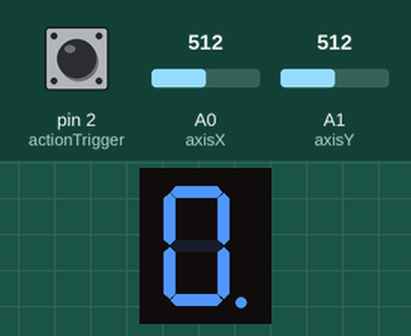
Recording of a sketch running on a simulated Arduino Uno, built with avr-gcc and run on an emulated ATmega328P. Parts: 1-digit seven-segment display. Wiring (inferred from the names in the program): 1-digit 7-segment display, segments lit when LOW: segments pin 10, pin 9, pin 8, pin 7, pin 6, pin 5, pin 4, pin 12. The inputs (shaded band) are chosen by the test bench; at power-on: A0 (axisX) = 512, pin 2 (actionTrigger) HIGH, A1 (axisY) = 512. The segment pins are drawn as the display they are named for.

Above: at 1.25 s.
1.3 s: A0 (axisX) set to 122
At 2.2 s:
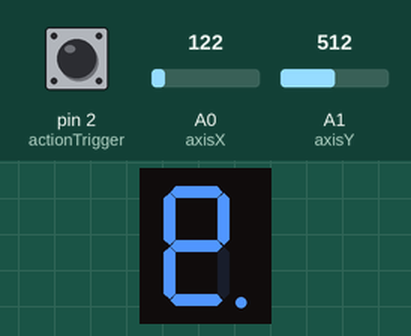
4.3 s: pin 2 (actionTrigger) pulled LOW for 1 s
At 6.2 s:
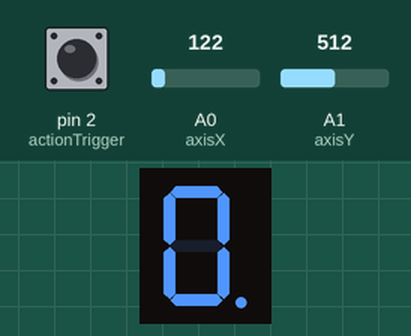
Timing chart, 0 to 7.7 s (numbered marks = the images above; inputs shaded):
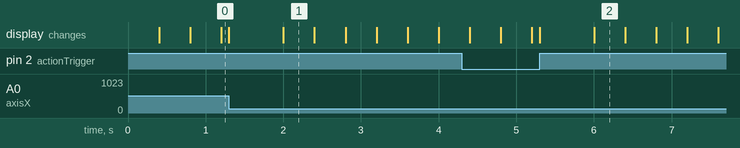

The sketch:

Homework_3_7_Segment_Drawing.ino
```cpp
/*
    7 Segment Display Drawing

    The scope of this project is to "draw" on a 7 segment display.
    The initial position of the drawing cursor is on the decimal point.
    We use a joystick to move from one segment to it's neighbours.
    The segment that is currently selected blinks regardles of it's state.
    Short pressing the joystick toggles the segment ON or OFF and long pressing
    the joystick resets all the segments and moves the cursor back to it's starting position,
    the decimal point.
    Interrupts are used to toggle the segments ON or OFF.
    The joystick acts as a toggle to avoid multiple inputs while holding it in one direction.

    The circuit:

      Input:
        1 x Joystick - pins 2, A0, A1

      Output:
        1 x 7 segment display with decimal point
        8 x 220ohm resistors - to lower the voltage to the display segments

    Created 02.11.2023
    By Comardici Marian Bogdan

    https://github.com/bogdancomardici/IntroductionToRobotics
*/

const int segmentA = 12;
const int segmentB = 10;
const int segmentC = 9;
const int segmentD = 8;
const int segmentE = 7;
const int segmentF = 6;
const int segmentG = 5;
const int segmentDP = 4;

const int actionTrigger = 2;
const int axisX = A0;
const int axisY = A1;

const int segSize = 8;
int segments[segSize] = {
  segmentA, segmentB, segmentC, segmentD, segmentE, segmentF, segmentG, segmentDP
};

int xAxisValue;
int yAxisValue;

bool joyMoved = false;
int minThreshold = 400;
int maxThreshold = 600;

int currentCursorPosition = 7;
int cursorMovement = 0;
int previousCursorMovement = 0;

int blinkInterval = 400;
int cursorBlinkState = LOW;

unsigned long previousMillis = 0;
unsigned long currentMillis = 0;

int currentActionTriggerState;
int previousActionTriggerState = LOW;

unsigned long actionInitTime = 0;
unsigned long actionReleasedTime = 0;

int longPressDuration = 1000;
int debounceTime = 200;

volatile byte segmentStates[segSize] = {0, 0, 0, 0, 0, 0, 0, 0};
int possibleMoves[segSize][4] = {
// Possible moves for every segment, -1 if the move is not possible
// or the index in the segments array of the possible segment to move to
// UP DOWN  LEFT  RIGHT
  {-1, 6, 5, 1},  // a
  {0, 6, 5, -1},  // b
  {6, 3, 4, 7},   // c
  {6, -1, 4, 2},  // d
  {6, 3, -1, 2},  // e
  {0, 6, -1, 1},  // f
  {0, 3, -1, -1}, // g
  {-1, -1, 2, -1} // dp
};

void setup() {

  for (int i = 0; i < segSize; i++) {
    pinMode(segments[i], OUTPUT);
  }

  pinMode(actionTrigger, INPUT_PULLUP);
  pinMode(axisX, INPUT);
  pinMode(axisY, INPUT);

  attachInterrupt(digitalPinToInterrupt(actionTrigger), changeSegmentState, FALLING);
}


void loop() {

  for (int i = 0; i < segSize; i++) {
    if (i != currentCursorPosition) {
      digitalWrite(segments[i], segmentStates[i]);
    }
  }

  currentMillis = millis();

  // make the cursor blink on the current segment
  if (currentMillis - previousMillis >= blinkInterval) {
        previousMillis = currentMillis;
        cursorBlinkState = !cursorBlinkState;
        digitalWrite(segments[currentCursorPosition], cursorBlinkState);
  }

  xAxisValue = analogRead(axisX);
  yAxisValue = analogRead(axisY);

  currentActionTriggerState = digitalRead(actionTrigger);

  // detect long press of trigger button
  if (currentActionTriggerState == LOW) {
    if (actionInitTime == 0) {
      actionInitTime = millis();
    } else {
      // if the button is long pressed we turn off all the segments and move
      // the cursor back to the decimal point
      if (millis() - actionInitTime >= longPressDuration) {
        for (int i = 0; i < segSize; i++)
          segmentStates[i] = 0;
        currentCursorPosition = 7;
      }
    }
  } else {
    actionInitTime = 0;
  }

  cursorMovement = joyDirection(xAxisValue, yAxisValue, minThreshold, maxThreshold, &joyMoved);

  if (cursorMovement != previousCursorMovement) {
        // get the next move and check if it is valid
    switch (cursorMovement) {
      case 0:
        if (possibleMoves[currentCursorPosition][0] != -1)
          currentCursorPosition = possibleMoves[currentCursorPosition][0];
        break;
      case 1:
        if (possibleMoves[currentCursorPosition][1] != -1)
          currentCursorPosition = possibleMoves[currentCursorPosition][1];
        break;
      case 2:
        if (possibleMoves[currentCursorPosition][2] != -1)
          currentCursorPosition = possibleMoves[currentCursorPosition][2];
        break;
      case 3:
        if (possibleMoves[currentCursorPosition][3] != -1)
          currentCursorPosition = possibleMoves[currentCursorPosition][3];
        break;
      default:
        break;
    }
  }

  previousCursorMovement = cursorMovement;
}

int joyDirection(int xAxisValue, int yAxisValue, int minThreshold, int maxThreshold, bool *joyMoved) {
  // return 0 for up cursorMovement
  if (yAxisValue < minThreshold && *joyMoved == false) {
    *joyMoved = true;
    return 0;
  }

  // return 1 for down cursorMovement
  if (yAxisValue > maxThreshold && *joyMoved == false) {
    *joyMoved = true;
    return 1;
  }

  // return 2 for left cursorMovement
  if (xAxisValue < minThreshold && *joyMoved == false) {
    *joyMoved = true;
    return 2;
  }

  // return 3 for right cursorMovement
  if (xAxisValue > maxThreshold && *joyMoved == false) {
    *joyMoved = true;
    return 3;
  }

  // return -1 if the joystick didn't move
  if (xAxisValue >= minThreshold && xAxisValue <= maxThreshold && yAxisValue <= maxThreshold && yAxisValue >= minThreshold) {
    *joyMoved = false;
    return -1;
  }
}

// function to change segment state on the current cursor position
void changeSegmentState() {
  static unsigned long lastInterruptTime = 0;
  unsigned long interruptTime = millis();
  if (interruptTime - lastInterruptTime > debounceTime) {
    segmentStates[currentCursorPosition] = !segmentStates[currentCursorPosition];
  }
  lastInterruptTime = interruptTime;
}
```
